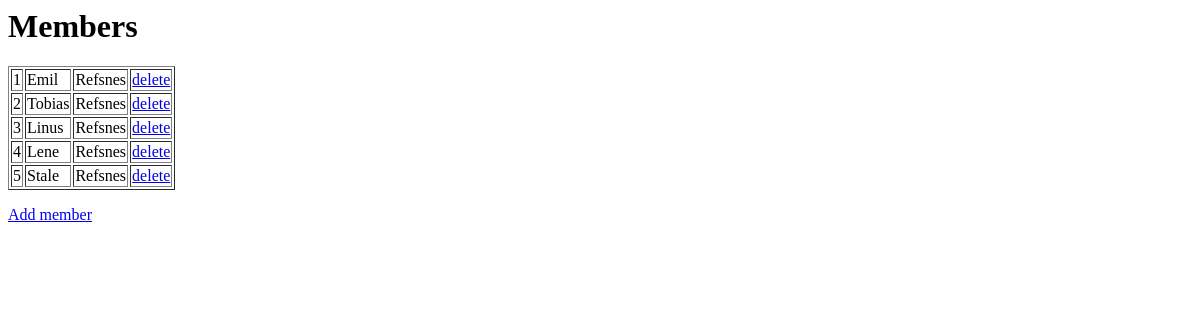
/members/, run on an earlier commit of the app's database.
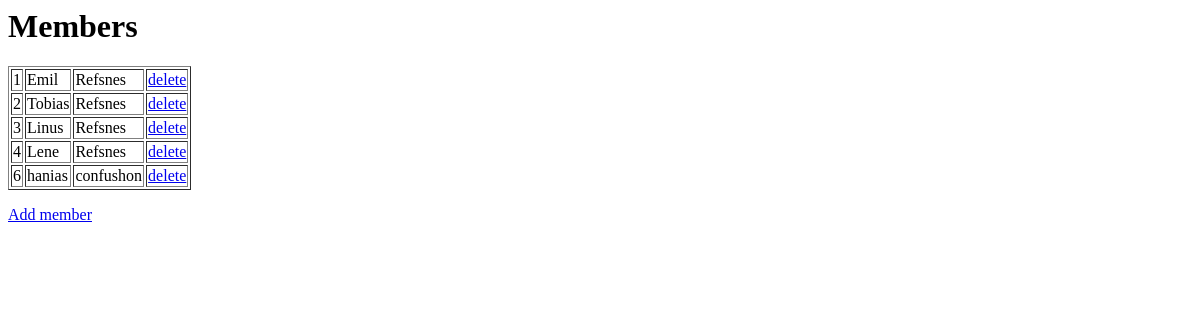
And on a later commit of the database.
### members/models.py (models this page shows)
class Members(models.Model):
    firstname = models.CharField(max_length=255)
    lastname = models.CharField(max_length=255)

### members/views.py (the view)
# urls.py: path('', views.index, name='index'),
def index(request):
  mymembers = Members.objects.all().values()
  template = loader.get_template('index.html')
  context = {
    'mymembers': mymembers,
  }
  return HttpResponse(template.render(context, request))

### members/templates/index.html
<h1>Members</h1>
<table border="1">
{% for x in mymembers %}
<tr>
    <td>{{ x.id }}</td>
    <td>{{ x.firstname }}</td>
    <td>{{ x.lastname }}</td>
    <td><a href="delete/{{ x.id }}">delete</a></td>
    </tr>
    {% endfor %}
    </table>
    <p>
        <a href="add/">Add member</a>
    </p>

What changed in the data, as far as the page shows it:
removed Members: id "5", firstname "Stale", lastname "Refsnes"
added Members: id "6", firstname "hanias", lastname "confushon"
